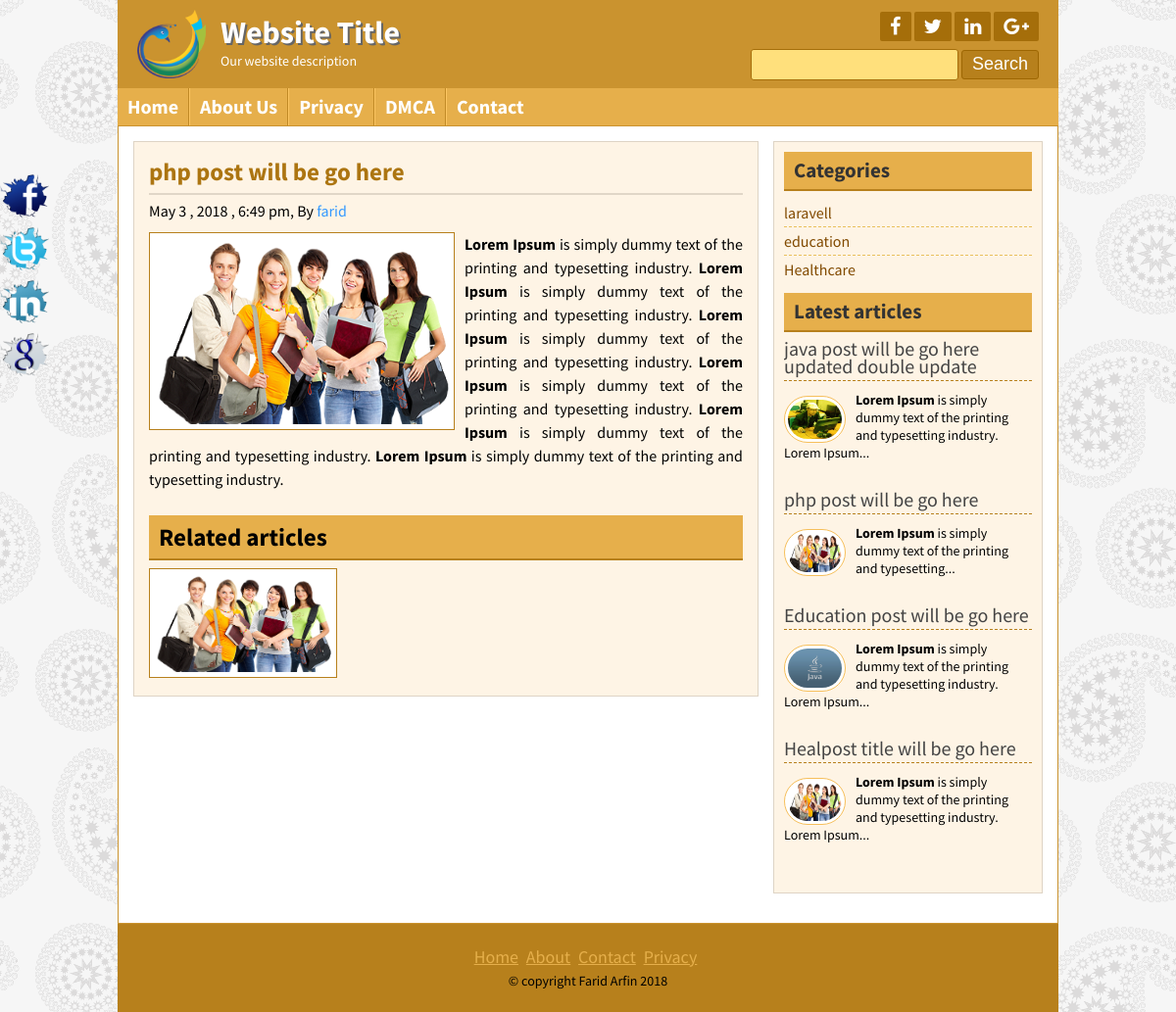
Page /post.php?id=27 on the committed database.
### tables this page shows
CREATE TABLE `tbl_social` (
  `s_id` int(11) NOT NULL,
  `facebook` varchar(100) NOT NULL,
  `twitter` varchar(100) NOT NULL,
  `linkedin` varchar(100) NOT NULL,
  `googleplus` varchar(100) NOT NULL
);

CREATE TABLE `tbl_page` (
  `p_id` int(11) NOT NULL,
  `p_name` varchar(60) NOT NULL,
  `p_body` text NOT NULL
);

CREATE TABLE `tbl_post` (
  `id` int(11) NOT NULL,
  `cat_id` int(11) NOT NULL,
  `title` varchar(255) NOT NULL,
  `body` text NOT NULL,
  `image` varchar(255) NOT NULL,
  `author` varchar(50) NOT NULL,
  `tags` varchar(255) NOT NULL,
  `metades` text NOT NULL,
  `date` timestamp NOT NULL DEFAULT CURRENT_TIMESTAMP,
  `status` int(11) NOT NULL DEFAULT '0',
  `userid` int(11) NOT NULL
);

CREATE TABLE `tbl_category` (
  `cat_id` int(11) NOT NULL,
  `cat_name` varchar(50) NOT NULL
);

CREATE TABLE `copyright` (
  `c_id` int(11) NOT NULL,
  `copyright` varchar(255) NOT NULL
);

### lib/Database.php (called while the page is built, shortened)
<?php
	Class Database{
		public $host   = DB_HOST;
		public $user   = DB_USER;
		public $pass   = DB_PASS;
		public $dbname = DB_NAME;
		public $link;
		public function connectDb(){
			$this->link = new mysqli($this->host,$this->user,$this->pass,$this->dbname);
		}
		public function select($query){
			$result = $this->link->query($query) or die($this->link->error.__line__);
			if($result->num_rows > 0){
				return $result;
			}
			else{
				return false;
			}
		}
	}
?>

### helpers/format.php (called while the page is built, shortened)
<?php
	Class Format{
		public function formatDate($date){
			return date("F j , Y , g:i a" , strtotime($date));
		}
		public function textshorten($text, $limit = 400){
			$text = $text." ";
			$text = substr($text, 0 ,$limit);
			$text = substr($text, 0 ,strrpos($text, ' '));
			$text = $text."...";
			return $text;
		}
	}
?>

### post.php (the view)
<?php include 'inc/header.php' ?>
<?php
	$postid       = mysqli_real_escape_string($db->link,$_GET['id']);
	if(!isset($postid) || $postid == NULL){
		header('location:404.php');
	}
	else{
		$id = $postid;
	}
?>
	<div class="contentsection contemplete clear">
		<div class="maincontent clear">
			<div class="about">
				<?php
					$query = "SELECT * FROM tbl_post WHERE id=$id";
					$post = $db->select($query);
					if($post){
					while($result = $post->fetch_assoc()){
				?>
				<h2><?php echo $result['title']; ?></h2>
				<h4><?php echo $fm->formatDate($result['date']); ?>, By <a href="#"> <?php echo $result['author']; ?></a></h4>
				<img src="admin/upload/<?php echo $result['image'];?>" alt="post image"/>
				<?php echo $result['body']; ?>
				<div class="relatedpost clear">
					<h2>Related articles</h2>
					<?php
						$cat_id = $result['cat_id'];
						$queryrelated = "SELECT * FROM tbl_post WHERE cat_id='$cat_id' ORDER BY rand() limit 6";
						$relatedpost = $db->select($queryrelated);
						if($relatedpost){
						while($rresult = $relatedpost->fetch_assoc()){
					?>
					<a href="post.php?id=<?php echo $rresult['id']; ?>">
						<img src="admin/upload/<?php echo $rresult['image'];?>" alt="post image"/>
					</a>
					<?php } } else{ echo "No related post Available"; } ?>
				</div>
				<?php } }else{ header("location:404.php");} ?>
	</div>
</div>
	<?php include 'inc/sidebar.php' ?>
	<?php include 'inc/footer.php' ?>

### inc/header.php (shortened to what this page needs)
<?php include 'lib/Database.php'; ?>
<?php include 'helpers/format.php'; ?>
<?php
	$db = new Database();
	$fm = new Format();
?>
<!DOCTYPE html>
<html>
<head>
	<?php include 'scripts/css.php'; ?>
</head>
<body>
	<div class="headersection templete clear">
		<a href="index.php">
			<div class="logo">
				<img src="images/logo.png" alt="Logo"/>
				<h2>Website Title</h2>
				<p>Our website description</p>
			</div>
		</a>
		<div class="social clear">
	<?php
                $query1 = "SELECT * FROM tbl_social WHERE s_id='1'";
                $socialselct = $db->select($query1);
                if($socialselct){
                    while ($row = $socialselct->fetch_assoc()) {
    ?>
			<div class="icon clear">
				<a href="<?php echo $row['facebook'];?>" target="_blank"><i class="fa fa-facebook"></i></a>
				<a href="<?php echo $row['twitter'];?>" target="_blank"><i class="fa fa-twitter"></i></a>
				<a href="<?php echo $row['linkedin'];?>" target="_blank"><i class="fa fa-linkedin"></i></a>
				<a href="<?php echo $row['googleplus'];?>" target="_blank"><i class="fa fa-google-plus"></i></a>
			</div>
		<?php } }?>
			<div class="searchbtn clear">
			<form action="search.php" method="get">
				<input type="text" name="search"/>
				<input type="submit" name="submit" value="Search"/>
			</form>
			</div>
		</div>
	</div>
<div class="navsection templete">
	<?php
		$path = $_SERVER['SCRIPT_FILENAME'];
	    $currentpage = basename($path,'.php');
	?>
	<ul>
		<li><a <?php if($currentpage == 'index'){ echo "id='active'"; }?> href="index.php">Home</a></li>
		 <?php
                $query = "SELECT * FROM tbl_page";
                $page = $db->select($query);
                if($page){
                    while ($result = $page->fetch_assoc()){
        ?>
                <li><a
                	<?php
                		if(isset($_GET['pageid']) && $_GET['pageid'] == $result['p_id']){
                			echo "id='active'";
                		}
                	?>
                 href="page.php?pageid=<?php echo $result['p_id'];?>"><?php echo $result['p_name'];?></a> </li>
        <?php } } ?>
		<li><a <?php if($currentpage == 'contact'){ echo "id='active'"; }?> href="contact.php">Contact</a></li>
	</ul>
</div>

### inc/sidebar.php
<div class="sidebar clear">
			<div class="samesidebar clear">
				<h2>Categories</h2>
					<ul>
				<?php
					$query = "SELECT * FROM tbl_category";
					$Category = $db->select($query);
					if($Category){
					while($result = $Category->fetch_assoc()){
				?>
						<li><a href="posts.php?category=<?php echo $result['cat_id']; ?>"> <?php echo $result['cat_name'];?></a></li>
				<?php }} else{ ?>
						<li> No Category created....!</li>
				<?php } ?>
					</ul>
			</div>
			<div class="samesidebar clear">
				<h2>Latest articles</h2>
				<?php
					$query = "SELECT * FROM tbl_post limit 5";
					$post = $db->select($query);
					if($post){
					while($result = $post->fetch_assoc()){
				?>
					<div class="popular clear">
						<h3><a href="post.php?id=<?php echo $result['id']; ?>"><?php echo $result['title']; ?></a></h3>
						<a href="post.php?id=<?php echo $result['id']; ?>"><img src="admin/upload/<?php echo $result['image'];?>" alt="post image"/></a>
						<?php echo $fm->textshorten($result['body'] ,120); ?>
					</div>
			<?php } }else{ header("location:404.php");} ?>
			</div>
		</div>

### inc/footer.php (shortened to what this page needs)
</div>
	<div class="footersection templete clear">
	  <div class="footermenu clear">
		<ul>
			<li><a href="#">Home</a></li>
			<li><a href="#">About</a></li>
			<li><a href="#">Contact</a></li>
			<li><a href="#">Privacy</a></li>
		</ul>
	  </div>
	 <?php
                $query2 = "SELECT * FROM copyright WHERE c_id='1'";
                $copyrightoption = $db->select($query2);
                if($copyrightoption){
                    while ($result = $copyrightoption->fetch_assoc()) {
    ?>
	  <p>&copy; <?php echo $result['copyright']; ?> <?php echo date("Y");?></p>
	<?php }}?>
	</div>
	<div class="fixedicon clear">
	<?php
                $query = "SELECT * FROM tbl_social WHERE s_id='1'";
                $socialselct = $db->select($query);
                if($socialselct){
                    while ($row = $socialselct->fetch_assoc()) {
    ?>
		<a href="<?php echo $row['facebook'];?>"><img src="images/fb.png" alt="Facebook"/></a>
		<a href="<?php echo $row['twitter'];?>"><img src="images/tw.png" alt="Twitter"/></a>
		<a href="<?php echo $row['linkedin'];?>"><img src="images/in.png" alt="LinkedIn"/></a>
		<a href="<?php echo $row['googleplus'];?>"><img src="images/gl.png" alt="GooglePlus"/></a>
	</div>
<?php } }?>
</body>
</html>

### rows in the picture
tbl_page: p_name "About Us"
tbl_page: p_name "Privacy"
tbl_page: p_name "DMCA"
tbl_post: title "php post will be go here", date "May 3 , 2018 , 6:49 pm", author "farid", image (picture), body "Lorem Ipsum is simply dummy text of the printing and typesetting industry. Lorem Ipsum is simply dummy text of the printing and typesetting industry. Lorem Ipsum is simply dummy text of the printing and typesetting industry. Lorem Ipsum is simply dummy text of the printing and typesetting industry. Lorem Ipsum is simply dummy text of the printing and typesetting industry. Lorem Ipsum is simply dummy text of the printing and typesetting industry.", body "Lorem Ipsum is simply dummy text of the printing and typesetting..."
tbl_category: cat_name "laravell"
tbl_category: cat_name "education"
tbl_category: cat_name "Healthcare"
tbl_post: title "java post will be go here updated double update", image (picture), body "Lorem Ipsum is simply dummy text of the printing and typesetting industry. Lorem Ipsum..."
tbl_post: title "Education post will be go here", image (picture), body "Lorem Ipsum is simply dummy text of the printing and typesetting industry. Lorem Ipsum..."
tbl_post: title "Healpost title will be go here", image (picture), body "Lorem Ipsum is simply dummy text of the printing and typesetting industry. Lorem Ipsum..."
copyright: copyright "copyright Farid Arfin"
